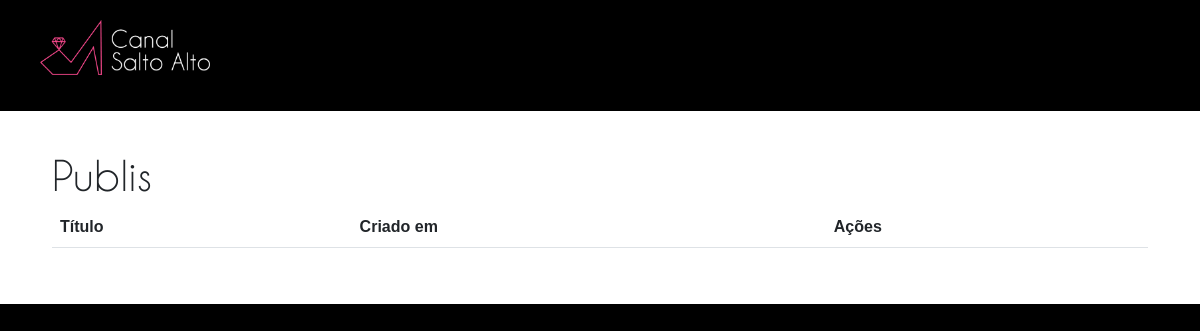
/views/admin/publis.php, run on an earlier commit of the app's database.
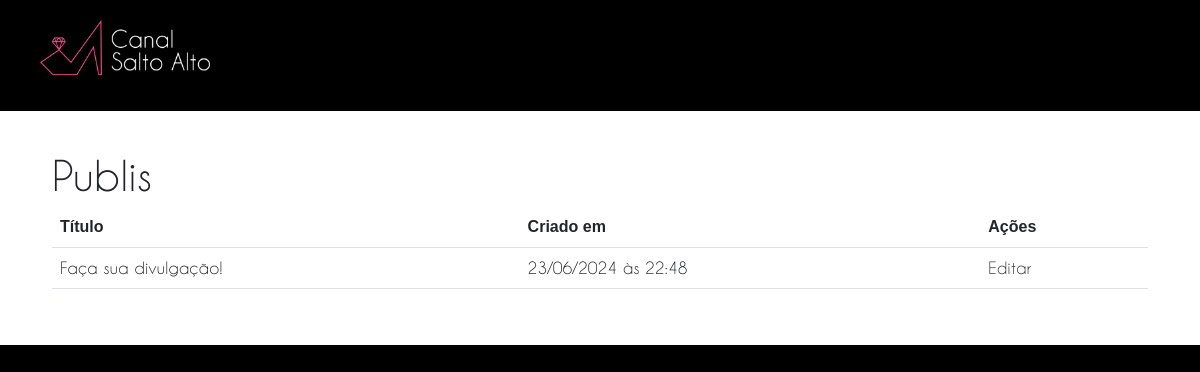
And on a later commit of the database.
### tables this page shows
CREATE TABLE `csa_publis` (
  `publi_id` int(11) NOT NULL,
  `publi_title` varchar(255) NOT NULL,
  `publi_content` text NOT NULL,
  `publi_status` tinyint(1) NOT NULL,
  `user_id` int(11) DEFAULT NULL,
  `created_at` datetime DEFAULT current_timestamp(),
  `published_at` datetime DEFAULT NULL,
  `updated_at` datetime DEFAULT NULL ON UPDATE current_timestamp()
);

### application/src/DB.php (called while the page is built)
<?php
	class DB{
		public static function open(){
	        try{
	            return new PDO("mysql:host=localhost;dbname=canalsaltoalto;charset=utf8", "root", "", array(PDO::MYSQL_ATTR_INIT_COMMAND => 'set lc_time_names="pt_BR"'));
	        }catch(PDOException $e){
	            error_log("Failed to connect to database: ".$e);
	        }
	    }
	}

### application/src/Publi.php (called while the page is built, shortened)
<?php
	class Publi{
		public function getPublis($limit = 12){
			$sql = DB::open()->prepare("SELECT
			    csa_publis.*,
			    csa_users.firstname,
			    csa_users.lastname,
			    csa_users.profile_photo
			FROM
			    csa_publis
			JOIN
			    csa_users
			ON
			    csa_publis.user_id = csa_users.iduser
			ORDER BY
			    csa_publis.created_at DESC
			LIMIT
			    :limit_posts");
			$sql->bindParam(':limit_posts', $limit, \PDO::PARAM_INT);
			$sql->execute();
			return $sql;
		}
	}

### views/admin/publis.php (the view, shortened to what this page needs)
<!DOCTYPE html>
<html lang="pt-BR">
	<head>
		<link rel="stylesheet" href="<?=PATH?>assets/css/styles.css?<?=uniqid()?>" />
	</head>
	<body class="admin">
		<div class="admin__dashboard">
			<?php include "nav.phtml"; ?>
			<div class="admin__dashboard--content">
				<div class="container">
					<h1>Publis</h1>
					<table class="table">
						<thead>
							<th>Título</th>
							<th>Criado em</th>
							<th>Ações</th>
						</thead>
						<tbody>
							<?php
								$Publi = new Publi;
								foreach($Publi->getPublis(200)->fetchAll(PDO::FETCH_ASSOC) as $publi):
							?>
								<tr>
									<td><?=$publi['publi_title']?></td>
									<td><?=date("d/m/Y \à\s H:i", strtotime($publi['created_at']))?></td>
									<td>
										<a href="/admin/publis/edit/<?=$publi['publi_id']?>" style="color: #333">Editar</a>
									</td>
								</tr>
							<?php
								endforeach;
							?>
						</tbody>
					</table>
				</div>
			</div>
		</div>
	</body>
</html>

What changed in the data, as far as the page shows it:
added csa_publis: publi_title "Faça sua divulgação!", created_at "23/06/2024 às 22:48"
